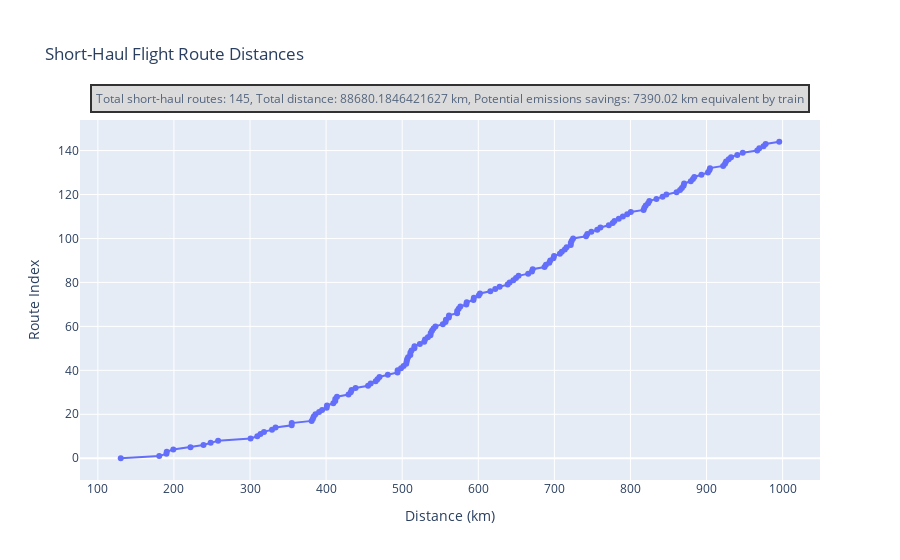

The notebook cell saved with this chart:
### Markdown cell above
Showcase calculate_short_haul_routes to analyze potential short-haul routes that could be more sustainable.

### Code cell
short_haul_analysis = flight_data_analyzer.calculate_short_haul_routes('Italy')
short_haul_analysis.head()

### Figure 1 — Plotly figure (JSON) as saved in the notebook; plotly's stock layout.template omitted (floating-point values rounded to 4 significant figures; data arrays with more than 128 entries replaced by an {"elided": "..."} marker saying what was removed)
{"data": [{"mode": "lines+markers", "name": "Short-haul Route Distances", "type": "scatter", "x": {"elided": "145 float values"}, "y": {"elided": "145 int values"}}], "layout": {"annotations": [{"align": "center", "bgcolor": "lightgrey", "bordercolor": "black", "borderpad": 4, "borderwidth": 2, "font": {"size": 12}, "opacity": 0.8, "showarrow": false, "text": "Total short-haul routes: 145, Total distance: 88680.1846421627 km, Potential emissions savings: 7390.02 km equivalent by train", "x": 0.5, "xref": "paper", "y": 1.1, "yref": "paper"}], "margin": {"t": 120}, "title": {"text": "Short-Haul Flight Route Distances"}, "xaxis": {"title": {"text": "Distance (km)"}}, "yaxis": {"title": {"text": "Route Index"}}}}
